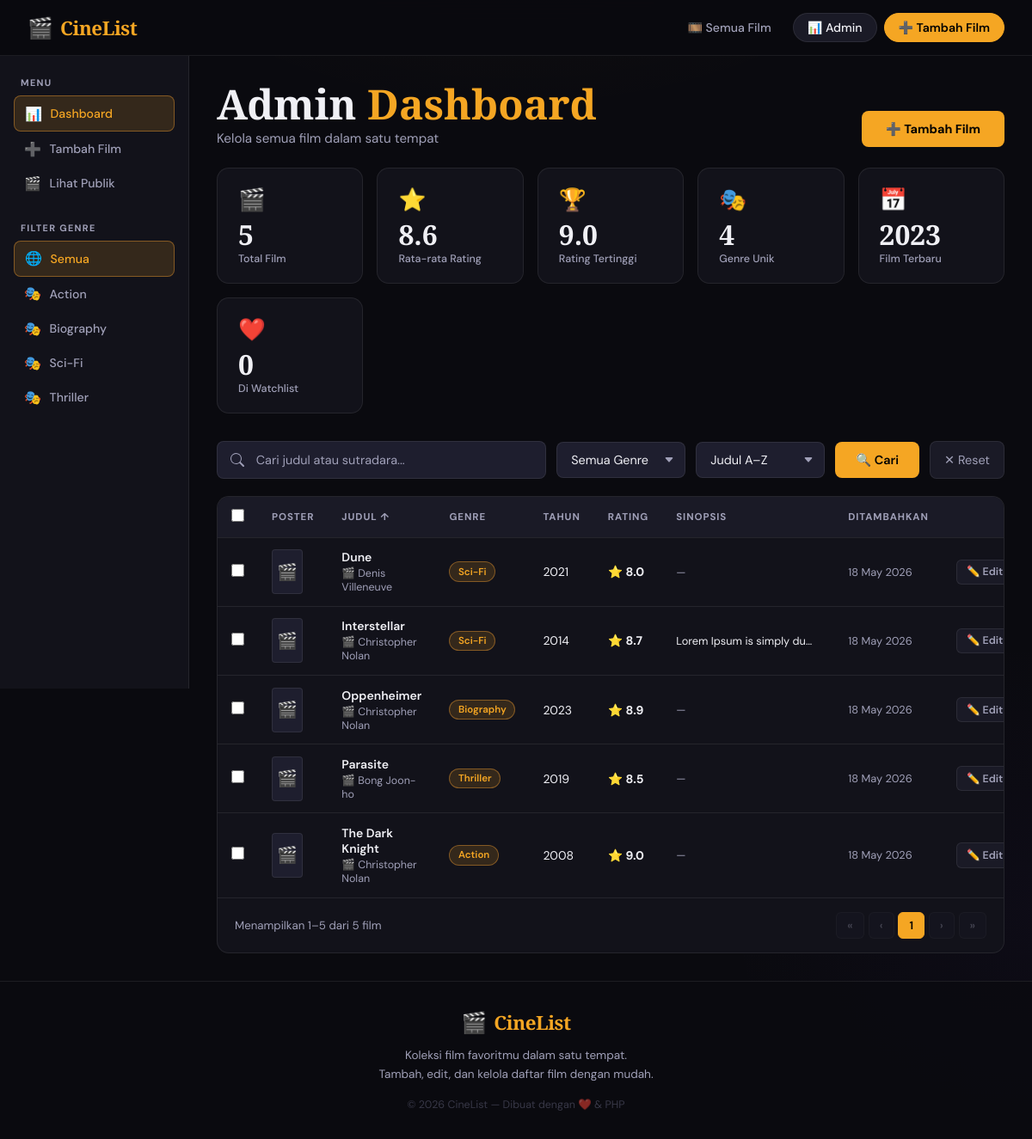
/admin.php?sort=title_asc&page=1, run on the app's committed database.
### tables this page shows
CREATE TABLE `movies` (
  `id` int NOT NULL,
  `title` varchar(255) NOT NULL,
  `director` varchar(255) DEFAULT NULL,
  `genre` varchar(100) DEFAULT NULL,
  `year` year DEFAULT NULL,
  `rating` decimal(3,1) DEFAULT NULL,
  `synopsis` text,
  `poster` text,
  `created_at` timestamp NULL DEFAULT CURRENT_TIMESTAMP
);

### admin.php (the view, shortened to what this page needs)
<?php
require_once 'config/db.php';
$perPage = 10;
$page    = max(1, intval($_GET['page'] ?? 1));
$search = trim($_GET['search'] ?? '');
$genre  = trim($_GET['genre']  ?? '');
$sort   = $_GET['sort'] ?? 'created_at_desc';
$where  = [];
$params = [];
$whereSQL = $where ? 'WHERE ' . implode(' AND ', $where) : '';
$orderMap = [
    'created_at_desc' => 'created_at DESC',
    'created_at_asc'  => 'created_at ASC',
    'rating_desc'     => 'rating DESC',
    'rating_asc'      => 'rating ASC',
    'title_asc'       => 'title ASC',
    'title_desc'      => 'title DESC',
    'year_desc'       => 'year DESC',
    'year_asc'        => 'year ASC',
];
$orderSQL = $orderMap[$sort] ?? 'created_at DESC';
$countStmt = $pdo->prepare("SELECT COUNT(*) FROM movies $whereSQL");
$countStmt->execute($params);
$totalRows  = $countStmt->fetchColumn();
$totalPages = max(1, ceil($totalRows / $perPage));
$page       = min($page, $totalPages);
$offset     = ($page - 1) * $perPage;
$stmt = $pdo->prepare("SELECT * FROM movies $whereSQL ORDER BY $orderSQL LIMIT $perPage OFFSET $offset");
$stmt->execute($params);
$movies = $stmt->fetchAll();
$stats = $pdo->query("SELECT COUNT(*) as total, AVG(rating) as avg_rating, MAX(rating) as max_rating, MIN(year) as oldest_year, MAX(year) as newest_year FROM movies")->fetch();
$genreCount = $pdo->query("SELECT COUNT(DISTINCT genre) FROM movies WHERE genre IS NOT NULL AND genre != ''")->fetchColumn();
$genres     = $pdo->query("SELECT DISTINCT genre FROM movies WHERE genre IS NOT NULL AND genre != '' ORDER BY genre")->fetchAll(PDO::FETCH_COLUMN);
$wlCount = 0;
try {
    $wlCount = $pdo->query("SELECT COUNT(DISTINCT movie_id) FROM watchlist")->fetchColumn();
} catch (PDOException $e) {}
function qs($extra = []) {
    $base = array_filter([
        'search' => $_GET['search'] ?? '',
        'genre'  => $_GET['genre']  ?? '',
        'sort'   => $_GET['sort']   ?? '',
    ]);
    $merged = array_merge($base, $extra);
    $merged = array_filter($merged, fn($v) => $v !== '' && $v !== null);
    return $merged ? '?' . http_build_query($merged) : '?';
}
?>
<!DOCTYPE html>
<html lang="id">
<head>
    <link rel="stylesheet" href="assets/style.css">
</head>
<body>
<?php include 'includes/navbar.php'; ?>
<div class="admin-layout">
    <aside class="admin-sidebar">
        <div class="sidebar-section">
            <div class="sidebar-label">Menu</div>
            <a href="admin.php" class="sidebar-link active">
                <span class="icon">📊</span> Dashboard
            </a>
            <a href="add.php" class="sidebar-link">
                <span class="icon">➕</span> Tambah Film
            </a>
            <a href="index.php" class="sidebar-link">
                <span class="icon">🎬</span> Lihat Publik
            </a>
        </div>
        <div class="sidebar-section">
            <div class="sidebar-label">Filter Genre</div>
            <a href="<?= qs(['genre'=>'','page'=>1]) ?>" class="sidebar-link <?= $genre==='' ? 'active':'' ?>">
                <span class="icon">🌐</span> Semua
            </a>
            <?php foreach ($genres as $g): ?>
            <a href="<?= qs(['genre'=>$g,'page'=>1]) ?>" class="sidebar-link <?= $genre===$g?'active':'' ?>">
                <span class="icon">🎭</span> <?= htmlspecialchars($g) ?>
            </a>
            <?php endforeach; ?>
        </div>
    </aside>
    <div class="admin-content">
        <div class="page-header" style="margin-bottom:1.5rem;">
            <div>
                <h1 class="page-title">Admin <span>Dashboard</span></h1>
                <p class="page-subtitle">Kelola semua film dalam satu tempat</p>
            </div>
            <a href="add.php" class="btn-primary">➕ Tambah Film</a>
        </div>
        <div class="stats-grid">
            <div class="stat-card">
                <div class="stat-icon">🎬</div>
                <div class="stat-value"><?= $stats['total'] ?></div>
                <div class="stat-label">Total Film</div>
            </div>
            <div class="stat-card">
                <div class="stat-icon">⭐</div>
                <div class="stat-value"><?= $stats['avg_rating'] ? number_format($stats['avg_rating'], 1) : '—' ?></div>
                <div class="stat-label">Rata-rata Rating</div>
            </div>
            <div class="stat-card">
                <div class="stat-icon">🏆</div>
                <div class="stat-value"><?= $stats['max_rating'] ?? '—' ?></div>
                <div class="stat-label">Rating Tertinggi</div>
            </div>
            <div class="stat-card">
                <div class="stat-icon">🎭</div>
                <div class="stat-value"><?= $genreCount ?></div>
                <div class="stat-label">Genre Unik</div>
            </div>
            <div class="stat-card">
                <div class="stat-icon">📅</div>
                <div class="stat-value"><?= $stats['newest_year'] ?? '—' ?></div>
                <div class="stat-label">Film Terbaru</div>
            </div>
            <div class="stat-card">
                <div class="stat-icon">❤️</div>
                <div class="stat-value"><?= $wlCount ?></div>
                <div class="stat-label">Di Watchlist</div>
            </div>
        </div>
        <form method="GET" action="admin.php" class="admin-toolbar">
            <div class="search-input-wrap">
                <input type="text" name="search" class="search-input" placeholder="Cari judul atau sutradara..." value="<?= htmlspecialchars($search) ?>">
            </div>
            <select name="genre" class="filter-select">
                <option value="">Semua Genre</option>
            </select>
            <select name="sort" class="filter-select">
                <option value="title_asc"       <?= $sort==='title_asc'      ?'selected':'' ?>>Judul A–Z</option>
            </select>
            <button type="submit" class="btn-search">🔍 Cari</button>
            <?php if ($search || $genre || $sort !== 'created_at_desc'): ?>
                <a href="admin.php" class="btn-reset">✕ Reset</a>
            <?php endif; ?>
        </form>
        <div class="table-wrap">
            <table class="data-table" id="movieTable">
                <thead>
                    <tr>
                        <th style="width:36px;"><input type="checkbox" class="cb-movie" id="cbAll" onchange="toggleAll(this)" title="Pilih semua"></th>
                        <th style="width:52px;">Poster</th>
                        <th>
                            <a href="<?= qs(['sort'=> $sort==='title_asc'?'title_desc':'title_asc', 'page'=>1]) ?>">
                                Judul <?= $sort==='title_asc'?'↑':($sort==='title_desc'?'↓':'') ?>
                            </a>
                        </th>
                        <th>Genre</th>
                        <th>
                            <a href="<?= qs(['sort'=> $sort==='year_desc'?'year_asc':'year_desc', 'page'=>1]) ?>">
                                Tahun <?= $sort==='year_asc'?'↑':($sort==='year_desc'?'↓':'') ?>
                            </a>
                        </th>
                        <th>
                            <a href="<?= qs(['sort'=> $sort==='rating_desc'?'rating_asc':'rating_desc', 'page'=>1]) ?>">
                                Rating <?= $sort==='rating_asc'?'↑':($sort==='rating_desc'?'↓':'') ?>
                            </a>
                        </th>
                        <th>Sinopsis</th>
                        <th>Ditambahkan</th>
                        <th style="text-align:right;">Aksi</th>
                    </tr>
                </thead>
                <tbody>
                    <?php if (empty($movies)): ?>
                        <tr><td colspan="9" style="text-align:center;padding:3rem;color:var(--text-secondary);">🎭 Tidak ada film ditemukan</td></tr>
                    <?php else: ?>
                    <?php foreach ($movies as $m): ?>
                        <tr>
                            <td><input type="checkbox" class="cb-movie cb-row" value="<?= $m['id'] ?>" onchange="updateBulk()"></td>
                            <td class="td-poster">
                            </td>
                            <td class="td-title">
                                <?= htmlspecialchars($m['title']) ?>
                                <?php if (!empty($m['director'])): ?>
                                    <small>🎬 <?= htmlspecialchars($m['director']) ?></small>
                                <?php endif; ?>
                            </td>
                            <td><?php if (!empty($m['genre'])): ?><span class="genre-chip"><?= htmlspecialchars($m['genre']) ?></span><?php else: ?>—<?php endif; ?></td>
                            <td><?= $m['year'] ?? '—' ?></td>
                            <td class="td-rating"><?= $m['rating'] ? '⭐ '.number_format($m['rating'],1) : '—' ?></td>
                            <td class="td-synopsis" title="<?= htmlspecialchars($m['synopsis'] ?? '') ?>">
                                <?= $m['synopsis'] ? htmlspecialchars($m['synopsis']) : '<span style="color:var(--text-secondary)">—</span>' ?>
                            </td>
                            <td style="color:var(--text-secondary);font-size:0.8rem;white-space:nowrap;">
                                <?= date('d M Y', strtotime($m['created_at'])) ?>
                            </td>
                            <td>
                                <div class="td-actions" style="justify-content:flex-end;">
                                    <a href="edit.php?id=<?= $m['id'] ?>" class="tbl-btn tbl-btn-edit">✏️ Edit</a>
                                </div>
                            </td>
                        </tr>
                    <?php endforeach; ?>
                    <?php endif; ?>
                </tbody>
            </table>
            <?php if ($totalPages > 1 || $totalRows > 0): ?>
            <div class="pagination">
                <div class="pagination-info">
                    Menampilkan <?= $offset + 1 ?>–<?= min($offset + $perPage, $totalRows) ?> dari <?= $totalRows ?> film
                </div>
                <div class="pagination-links">
                    <a href="<?= qs(['page'=>1]) ?>" class="page-btn <?= $page<=1?'disabled':'' ?>">«</a>
                    <a href="<?= qs(['page'=>$page-1]) ?>" class="page-btn <?= $page<=1?'disabled':'' ?>">‹</a>
                    <?php
                    $start = max(1, $page - 2);
                    $end   = min($totalPages, $page + 2);
                    if ($start > 1): ?><span class="page-btn disabled">…</span><?php endif;
                    for ($p = $start; $p <= $end; $p++): ?>
                        <a href="<?= qs(['page'=>$p]) ?>" class="page-btn <?= $p===$page?'active':'' ?>"><?= $p ?></a>
                    <?php endfor;
                    if ($end < $totalPages): ?><span class="page-btn disabled">…</span><?php endif; ?>
                    <a href="<?= qs(['page'=>$page+1]) ?>" class="page-btn <?= $page>=$totalPages?'disabled':'' ?>">›</a>
                    <a href="<?= qs(['page'=>$totalPages]) ?>" class="page-btn <?= $page>=$totalPages?'disabled':'' ?>">»</a>
                </div>
            </div>
            <?php endif; ?>
        </div>
    </div>
</div>
<?php include 'includes/footer.php'; ?>
</body>
</html>

### assets/style.css (style rules this page uses)
:root { --bg-deep: #0a0a0f; --bg-card: #12121a; --bg-card2: #1a1a26; --bg-input: #1e1e2e; --border: rgba(255,255,255,0.08); --border-hover: rgba(255,165,50,0.4); --accent: #f5a623; --accent-dim: rgba(245,166,35,0.15); --accent-glow: rgba(245,166,35,0.3); --red: #ff4757; --red-dim: rgba(255,71,87,0.15); --green: #2ed573; --text-primary: #f0f0f5; --text-secondary:#a0a0b8; --text-muted: #6060788; --shadow-card: 0 8px 32px rgba(0,0,0,0.5); --shadow-accent: 0 0 24px rgba(245,166,35,0.2); --radius: 14px; --radius-sm: 8px; --transition: 0.25s cubic-bezier(0.4,0,0.2,1); }
*, *::before, *::after { box-sizing: border-box; margin: 0; padding: 0; }
html { scroll-behavior: smooth; }
body { font-family: 'DM Sans', sans-serif; background: var(--bg-deep); color: var(--text-primary); min-height: 100vh; display: flex; flex-direction: column; background-image: radial-gradient(ellipse 80% 50% at 50% -20%, rgba(245,166,35,0.06) 0%, transparent 60%), radial-gradient(ellipse 50% 40% at 100% 80%, rgba(100,50,200,0.04) 0%, transparent 60%); }
.page-header { margin-bottom: 2.5rem; display: flex; align-items: flex-end; justify-content: space-between; flex-wrap: wrap; gap: 1rem; }
.page-title { font-family: 'Playfair Display', serif; font-size: clamp(2rem, 5vw, 3rem); font-weight: 900; line-height: 1; color: var(--text-primary); }
.page-title span { color: var(--accent); }
.page-subtitle { color: var(--text-secondary); font-size: 0.95rem; margin-top: 0.4rem; }
.search-input-wrap { flex: 1; min-width: 200px; position: relative; }
.search-input { width: 100%; padding: 0.75rem 1rem 0.75rem 2.8rem; background: var(--bg-input); border: 1px solid var(--border); border-radius: var(--radius-sm); color: var(--text-primary); font-size: 0.9rem; font-family: inherit; outline: none; transition: var(--transition); }
.search-input::placeholder { color: var(--text-secondary); }
.filter-select { padding: 0.75rem 1rem; background: var(--bg-input); border: 1px solid var(--border); border-radius: var(--radius-sm); color: var(--text-primary); font-size: 0.9rem; font-family: inherit; outline: none; cursor: pointer; transition: var(--transition); appearance: none; padding-right: 2.2rem; background-repeat: no-repeat; background-position: right 0.75rem center; min-width: 150px; }
.filter-select option { background: var(--bg-deep); }
.btn-search { padding: 0.75rem 1.5rem; background: var(--accent); color: #000; border: none; border-radius: var(--radius-sm); font-weight: 600; font-family: inherit; cursor: pointer; transition: var(--transition); font-size: 0.9rem; white-space: nowrap; }
.btn-reset { padding: 0.75rem 1rem; background: var(--bg-card2); color: var(--text-secondary); border: 1px solid var(--border); border-radius: var(--radius-sm); font-family: inherit; cursor: pointer; transition: var(--transition); font-size: 0.9rem; text-decoration: none; display: flex; align-items: center; }
.btn-primary { display: inline-flex; align-items: center; gap: 0.5rem; padding: 0.75rem 1.75rem; background: var(--accent); color: #000; text-decoration: none; border-radius: var(--radius-sm); font-weight: 700; transition: var(--transition); font-size: 0.9rem; }

### data on the page
movies: title "Dune", director "Denis Villeneuve", genre "Sci-Fi", year "2021", rating "8.0", created_at "18 May 2026"
movies: title "Interstellar", director "Christopher Nolan", genre "Sci-Fi", year "2014", rating "8.7", synopsis "Lorem Ipsum is simply du…", created_at "18 May 2026"
movies: title "Oppenheimer", director "Christopher Nolan", genre "Biography", year "2023", rating "8.9", created_at "18 May 2026"
movies: title "Parasite", director "Bong Joon-ho", genre "Thriller", year "2019", rating "8.5", created_at "18 May 2026"
movies: title "The Dark Knight", director "Christopher Nolan", genre "Action", year "2008", rating "9.0", created_at "18 May 2026"

### other printed values
$g "Action"
$g "Biography"
$g "Sci-Fi"
$g "Thriller"
$stats['total'] "5"
$stats['avg_rating'] "8.6"
$stats['max_rating'] "9.0"
$genreCount "4"
$stats['newest_year'] "2023"
$wlCount "0"
$offset + 1 "1"
min($offset + $perPage, $totalRows) "5"
$totalRows "5"
